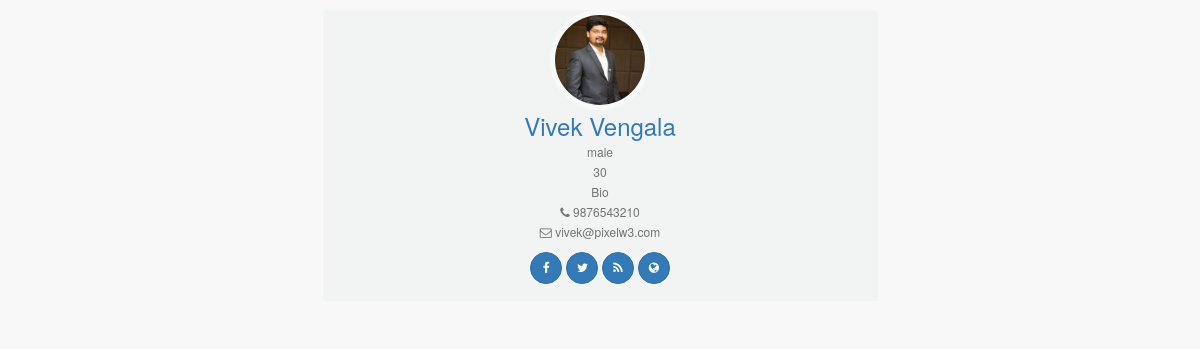
/profile.php?username=vivek, run on the app's committed database.
### tables this page shows
CREATE TABLE `user_info` (
  `id` int(11) NOT NULL,
  `uid` int(11) NOT NULL,
  `fname` varchar(255) NOT NULL,
  `lname` varchar(255) NOT NULL,
  `mobile` varchar(255) NOT NULL,
  `age` varchar(255) NOT NULL,
  `gender` varchar(255) NOT NULL,
  `profilepic` varchar(255) NOT NULL,
  `bio` varchar(255) NOT NULL,
  `fb` varchar(255) NOT NULL,
  `twitter` varchar(255) NOT NULL,
  `linkedin` varchar(255) NOT NULL,
  `blog` varchar(255) NOT NULL,
  `website` varchar(255) NOT NULL,
  `created` datetime NOT NULL DEFAULT current_timestamp(),
  `updated` datetime NOT NULL DEFAULT current_timestamp()
);

CREATE TABLE `users` (
  `id` int(11) NOT NULL,
  `username` varchar(255) NOT NULL,
  `email` varchar(255) NOT NULL,
  `password` varchar(255) NOT NULL,
  `activate` tinyint(1) NOT NULL DEFAULT 0,
  `role` varchar(255) NOT NULL,
  `created` datetime NOT NULL DEFAULT current_timestamp(),
  `updated` datetime NOT NULL DEFAULT current_timestamp()
);

### profile.php (the view, shortened to what this page needs)
<?php
include('includes/header.php');
require_once('includes/connect.php');
$username = $_GET['username'];
$usersql = "SELECT u.id, u.email, ui.fname, ui.lname, ui.mobile, ui.age, ui.gender, ui.profilepic, ui.bio, ui.fb, ui.twitter, ui.linkedin, ui.blog, ui.website FROM users u JOIN user_info ui WHERE u.id=ui.uid AND u.username=?";
$userresult = $db->prepare($usersql);
$userresult->execute(array($username));
$userres = $userresult->fetch(PDO::FETCH_ASSOC);
$userid = $userres['id'];
$permsql = "SELECT * FROM user_permission WHERE uid=?";
$permresult = $db->prepare($permsql);
$permresult->execute(array($userid));
$permres = $permresult->fetch(PDO::FETCH_ASSOC);
?>
<div class="container">
	<div class="row">
		<div class="col-lg-6 col-sm-6 col-md-offset-3">
            <div class="card hovercard">
                <div class="cardheader">
                </div>
                <?php if(!empty($userres['profilepic']) & ($permres['show_pic'] == 1)){ ?>
                <div class="avatar">
                    <img alt="" src="http://localhost/Secure-User-Registration-Login-Reset-Password-Portal/<?php echo $userres['profilepic']; ?>">
                </div>
                <?php } ?>
                <div class="info">
                    <div class="title">
                        <a target="_blank" href="https://codingcyber.org/"><?php if(!empty($userres['fname']) & ($permres['show_fname'] == 1)){ echo $userres['fname']; } ?> <?php if(!empty($userres['lname']) & ($permres['show_lname'] == 1)){ echo $userres['lname']; } ?></a>
                    </div>
                    <div class="desc"><?php if(!empty($userres['gender']) & ($permres['show_gender'] == 1)){ echo $userres['gender']; } ?></div>
                    <div class="desc"><?php if(!empty($userres['age']) & ($permres['show_age'] == 1)){ echo $userres['age']; } ?></div>
                    <div class="desc"><?php if(!empty($userres['bio']) & ($permres['show_bio'] == 1)){ echo $userres['bio']; } ?></div>
                    <div class="desc"> <?php if(!empty($userres['mobile']) & ($permres['show_mobile'] == 1)){
                        echo '<i class="fa fa-phone"></i> ';
                        echo $userres['mobile']; } ?></div>
                    <div class="desc"> <?php if(!empty($userres['email']) & ($permres['show_email'] == 1)){
                        echo '<i class="fa fa-envelope-o"></i> ';
                        echo $userres['email']; } ?></div>
                </div>
                <div class="bottom">
                    <?php if(!empty($userres['fb']) & ($permres['show_fb'] == 1)){ ?>
                    <a class="btn btn-primary btn-sm" href="<?php echo $userres['fb']; ?>">
                        <i class="fa fa-facebook"></i>
                    </a>
                    <?php } ?>
                    <?php if(!empty($userres['twitter']) & ($permres['show_twitter'] == 1)){ ?>
                    <a class="btn btn-primary btn-twitter btn-sm" href="<?php  echo $userres['twitter']; ?>">
                        <i class="fa fa-twitter"></i>
                    </a>
                    <?php } ?>
                    <?php if(!empty($userres['blog']) & ($permres['show_blog'] == 1)){ ?>
                    <a class="btn btn-primary btn-sm" href="<?php echo $userres['blog']; ?>">
                        <i class="fa fa-rss"></i>
                    </a>
                    <?php } ?>
                    <?php if(!empty($userres['website']) & ($permres['show_website'] == 1)){ ?>
                    <a class="btn btn-primary btn-sm" href="<?php echo $userres['website']; ?>">
                        <i class="fa fa-globe"></i>
                    </a>
                    <?php } ?>
                </div>
            </div>
        </div>
	</div>
</div>
<?php include('includes/footer.php'); ?>

### includes/header.php (shortened to what this page needs)
<!DOCTYPE html>
<html lang="en">
<head>
    <link href="http://localhost/Secure-User-Registration-Login-Reset-Password-Portal/vendor/bootstrap/css/bootstrap.min.css" rel="stylesheet">
    <link href="http://localhost/Secure-User-Registration-Login-Reset-Password-Portal/dist/css/sb-admin-2.css" rel="stylesheet">
    <link href="http://localhost/Secure-User-Registration-Login-Reset-Password-Portal/vendor/font-awesome/css/font-awesome.min.css" rel="stylesheet" type="text/css">
</head>
<body>
    <div id="wrapper">

### includes/footer.php (shortened to what this page needs)
</body>
</html>

### profile.php (style rules this page uses)
.card { padding-top: 20px; margin: 10px 0 20px 0; background-color: rgba(214, 224, 226, 0.2); border-top-width: 0; border-bottom-width: 2px; -webkit-border-radius: 3px; -moz-border-radius: 3px; border-radius: 3px; -webkit-box-shadow: none; -moz-box-shadow: none; box-shadow: none; -webkit-box-sizing: border-box; -moz-box-sizing: border-box; box-sizing: border-box; }
.card.hovercard { position: relative; padding-top: 0; overflow: hidden; text-align: center; background-color: rgba(214, 224, 226, 0.2); }
.card.hovercard .cardheader { background-size: cover; height: 50px; }
.card.hovercard .avatar { position: relative; top: -50px; margin-bottom: -50px; }
.card.hovercard .avatar img { width: 100px; height: 100px; max-width: 100px; max-height: 100px; -webkit-border-radius: 50%; -moz-border-radius: 50%; border-radius: 50%; border: 5px solid rgba(255,255,255,0.5); }
.card.hovercard .info { padding: 4px 8px 10px; }
.card.hovercard .info .title { margin-bottom: 4px; font-size: 24px; line-height: 1; color: #262626; vertical-align: middle; }
.card.hovercard .info .desc { overflow: hidden; font-size: 12px; line-height: 20px; color: #737373; text-overflow: ellipsis; }
.card.hovercard .bottom { padding: 0 20px; margin-bottom: 17px; }
.btn { border-radius: 50%; width:32px; height:32px; line-height:18px; }

### data on the page
user_info: profilepic (picture), fname "Vivek", lname "Vengala", gender "male", age "30", bio "Bio", mobile "9876543210", uid.email "vivek@pixelw3.com"
